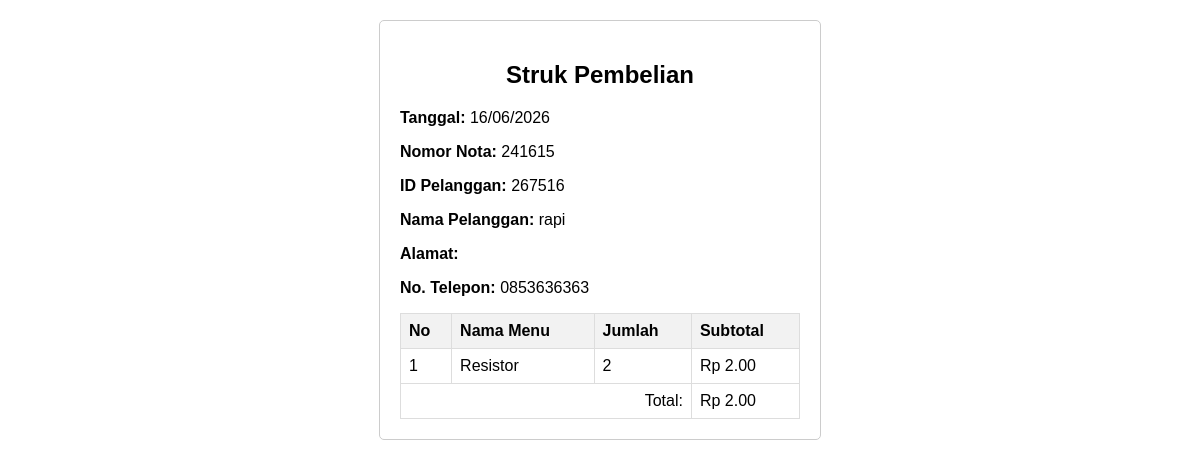
/admin/struk.php?PenjualanID=30 (signed in), run on the app's committed database.
### tables this page shows
CREATE TABLE `pelanggan` (
  `PelangganID` int(11) NOT NULL,
  `NamaPelanggan` varchar(255) DEFAULT NULL,
  `Alamat` varchar(255) DEFAULT NULL,
  `NomorTelepon` varchar(15) DEFAULT NULL
);

CREATE TABLE `detailpenjualan` (
  `DetailID` int(11) NOT NULL,
  `PenjualanID` int(11) NOT NULL,
  `MenuID` int(11) NOT NULL,
  `JumlahMenu` int(11) NOT NULL,
  `Subtotal` decimal(10,3) NOT NULL
);

CREATE TABLE `menu` (
  `MenuID` int(11) NOT NULL,
  `NamaMenu` varchar(255) NOT NULL,
  `Harga` decimal(10,3) NOT NULL,
  `Stok` int(11) NOT NULL
);

### admin/struk.php (the view, shortened to what this page needs)
<?php
include '../conn.php';
$PenjualanID = $_GET['PenjualanID'];
$query_penjualan = "SELECT * FROM penjualan WHERE PenjualanID = ?";
$stmt_penjualan = $conn->prepare($query_penjualan);
$stmt_penjualan->bind_param("i", $PenjualanID);
$stmt_penjualan->execute();
$result_penjualan = $stmt_penjualan->get_result();
$data_penjualan = $result_penjualan->fetch_assoc();
$PelangganID = $data_penjualan['PelangganID'];
$query_pelanggan = "SELECT * FROM pelanggan WHERE PelangganID = ?";
$stmt_pelanggan = $conn->prepare($query_pelanggan);
$stmt_pelanggan->bind_param("i", $PelangganID);
$stmt_pelanggan->execute();
$result_pelanggan = $stmt_pelanggan->get_result();
$data_pelanggan = $result_pelanggan->fetch_assoc();
$nomor_nota = mt_rand(100000, 999999);
?>
<!DOCTYPE html>
<html lang="en">
<head>
</head>
<body>
    <div class="container">
        <h2>Struk Pembelian</h2>
        <div class="info">
            <p><span>Tanggal:</span> <?php echo date("d/m/Y"); ?></p>
            <p><span>Nomor Nota:</span> <?php echo $nomor_nota; ?></p>
            <p><span>ID Pelanggan:</span> <?php echo $data_pelanggan['PelangganID']; ?></p>
            <p><span>Nama Pelanggan:</span> <?php echo $data_pelanggan['NamaPelanggan']; ?></p>
            <p><span>Alamat:</span> <?php echo $data_pelanggan['Alamat']; ?></p>
            <p><span>No. Telepon:</span> <?php echo $data_pelanggan['NomorTelepon']; ?></p>
        </div>
        <table>
            <thead>
                <tr>
                    <th>No</th>
                    <th>Nama Menu</th>
                    <th>Jumlah</th>
                    <th>Subtotal</th>
                </tr>
            </thead>
            <tbody>
                <?php
                $query_detail = "SELECT dp.*, p.NamaMenu, p.Harga
                                 FROM detailpenjualan dp
                                 INNER JOIN menu p ON dp.MenuID = p.MenuID
                                 WHERE dp.PenjualanID = ?";
                $stmt_detail = $conn->prepare($query_detail);
                $stmt_detail->bind_param("i", $PenjualanID);
                $stmt_detail->execute();
                $result_detail = $stmt_detail->get_result();
                $no = 1;
                $total = 0;
                while ($data_detail = $result_detail->fetch_assoc()) {
                    $subtotal = $data_detail['JumlahMenu'] * $data_detail['Harga'];
                    $total += $subtotal;
                ?>
                    <tr>
                        <td><?php echo $no++; ?></td>
                        <td><?php echo $data_detail['NamaMenu']; ?></td>
                        <td><?php echo $data_detail['JumlahMenu']; ?></td>
                        <td>Rp <?php echo number_format($subtotal, 2); ?></td>
                    </tr>
                <?php } ?>
            </tbody>
            <tfoot>
                <tr>
                    <td colspan="3" class="total">Total:</td>
                    <td>Rp <?php echo number_format($total, 2); ?></td>
                </tr>
            </tfoot>
        </table>
    </div>
</body>
</html>

### admin/struk.php (style rules this page uses)
body { font-family: Arial, sans-serif; }
.container { max-width: 400px; margin: 20px auto; border: 1px solid #ccc; padding: 20px; border-radius: 5px; }
h2 { text-align: center; }
.info { margin-bottom: 10px; }
.info span { font-weight: bold; }
table { width: 100%; border-collapse: collapse; }
th, td { border: 1px solid #ddd; padding: 8px; text-align: left; }
th { background-color: #f2f2f2; }
.total { margin-top: 20px; text-align: right; }

### data on the page
pelanggan: PelangganID "267516", NamaPelanggan "rapi", NomorTelepon "0853636363"
detailpenjualan: MenuID.NamaMenu "Resistor", JumlahMenu "2", JumlahMenu.Harga "2.00"

### other printed values
$total "2.00"
